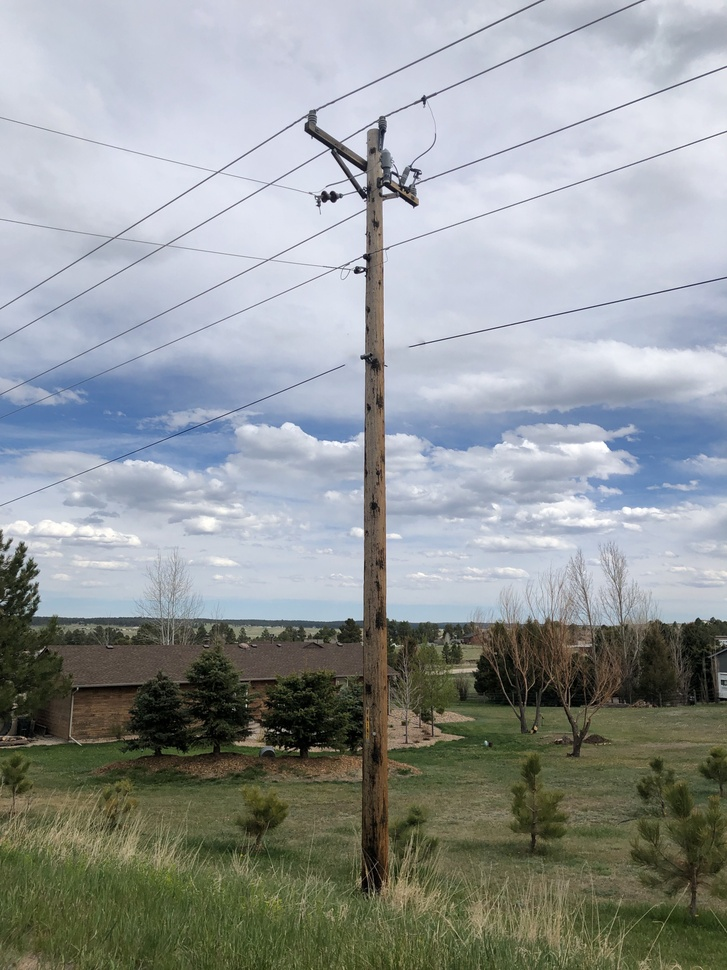
#> input picture Updated.jpg, 727 x 970 px, shrunk from 3024 x 4032 before the run
$ python PoleColorCrawler.py
#> lines starting #> are read from the running program, lines starting #| are printed output that depends on the picture; after the words box and inside, x2 and y2 are one past the last pixel; in counts of white or black regions, pixels touching at a corner belong together
import cv2
import numpy as np
import os

def main():
    image = cv2.imread('Updated.jpg', 1)
#> image is the input picture: shape (970, 727, 3); mean B, G, R 153, 152.3, 147.2
    image = cv2.resize(image,(800,800))
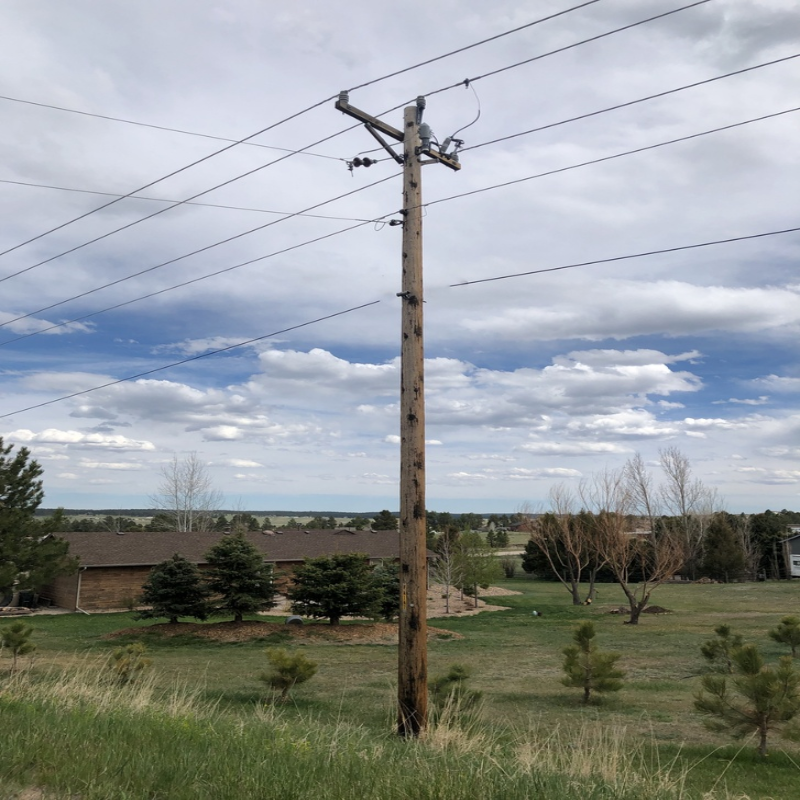
#> image: shape (800, 800, 3); mean B, G, R 152.9, 152.2, 147.1
    x = 396
    y = 104
    w = 29
    h = 364

    Just_Pole = image[y:y+h,x:x+w]
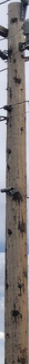
#> Just_Pole: shape (364, 29, 3); mean B, G, R 119.5, 120.9, 127.4

    counter = 1

    Green_Min = [[]]
    Green_Max = [[]]
    Red_Min = [[]]
    Red_Max = [[]]
    Blue_Min = [[]]
    Blue_Max = [[]]

    G_min = 0
    G_max = 0
    R_min = 0
    R_max = 0
    B_min = 0
    B_max = 0

    CC = True

    for first_row in range(0,len(Just_Pole)):
        for j in range(0, len(Just_Pole[first_row])):
            if CC == True:
                # Assign min and max at the start of each main row as there are sub-rows also
                R_min = Just_Pole[first_row][j][0]
                R_max = Just_Pole[first_row][j][0]
                G_max = Just_Pole[first_row][j][1]
                G_min = Just_Pole[first_row][j][1]
                B_max = Just_Pole[first_row][j][2]
                B_min = Just_Pole[first_row][j][2]
            if Just_Pole[first_row][j][0] < R_min:
                R_min = Just_Pole[first_row][j][0]
            elif Just_Pole[first_row][j][0] > R_max:
                R_max = Just_Pole[first_row][j][0]
            elif Just_Pole[first_row][j][1] < G_min:
                G_min = Just_Pole[first_row][j][1]
            elif Just_Pole[first_row][j][1] > G_max:
                G_max = Just_Pole[first_row][j][1]
            elif Just_Pole[first_row][j][2] < B_min:
                B_min = Just_Pole[first_row][j][2]
            elif Just_Pole[first_row][j][2] > B_max:
                B_max = Just_Pole[first_row][j][2]
            else:
                print("Value Would be Equal Then")
            CC = False
        CC = True
        Red_Max.append([counter,R_max])
        Red_Min.append([counter,R_min])
        Green_Max.append([counter,G_max])
        Green_Min.append([counter,G_min])
        Blue_Max.append([counter,B_max])
        Blue_Min.append([counter,B_min])
        counter += 1
#> this loop made 364 passes
#> (printed output is left out)
#> after the loop, Blue_Max = 365 items, first 6: [], [1, 218], [2, 219], [3, 208], [4, 214], [5, 215]; Blue_Min = 365 items, first 6: [], [1, 61], [2, 46], [3, 49], [4, 55], [5, 30]; Green_Max = 365 items, first 6: [], [1, 221], [2, 223], [3, 220], [4, 218], [5, 223]; Green_Min = 365 items, first 6: [], [1, 56], [2, 46], [3, 52], [4, 33], [5, 28]; Red_Max = 365 items, first 6: [], [1, 238], [2, 237], [3, 234], [4, 235], [5, 244]; Red_Min = 365 items, first 6: [], [1, 65], [2, 57], [3, 56], [4, 41], [5, 41]; counter = 365

    with open('RGB_Ranges.txt', 'w') as filehandle:
        filehandle.write("Sequence is RGB")
        for i in range(1, len(Red_Max)):
            filehandle.write("\n ************ Row Number " + str(i) + "************")
            filehandle.write("\n Min is: " + str(Red_Min[i][1]) + "," + str(Green_Min[i][1]) + "," + str(Blue_Min[i][1]) + " ** " + "Max is: " + str(Red_Max[i][1]) + "," + str(Green_Max[i][1]) + "," + str(Blue_Max[i][1]))
            low_color = np.array([Red_Min[i][1],Green_Min[i][1],Blue_Min[i][1]])
#> low_color = [65, 56, 61]
            high_color = np.array([Red_Max[i][1], Green_Max[i][1], Blue_Max[i][1]])
#> high_color = [238, 221, 218]
            image_final(low_color, high_color, i)

def image_final(low_Color , high_Color, i):

#> called with low_Color = array of shape (3,), high_Color = array of shape (3,), i = 1
    filename = "Updated.jpg"
    imga=cv2.imread(filename)
    imga = cv2.resize(imga,(800,800))
    hsv = cv2.cvtColor(imga, cv2.COLOR_BGR2HSV)
#> hsv: shape (800, 800, 3); mean H, S, V 80.7, 53.2, 163.5
    greenmask = cv2.inRange(hsv, low_Color, high_Color)
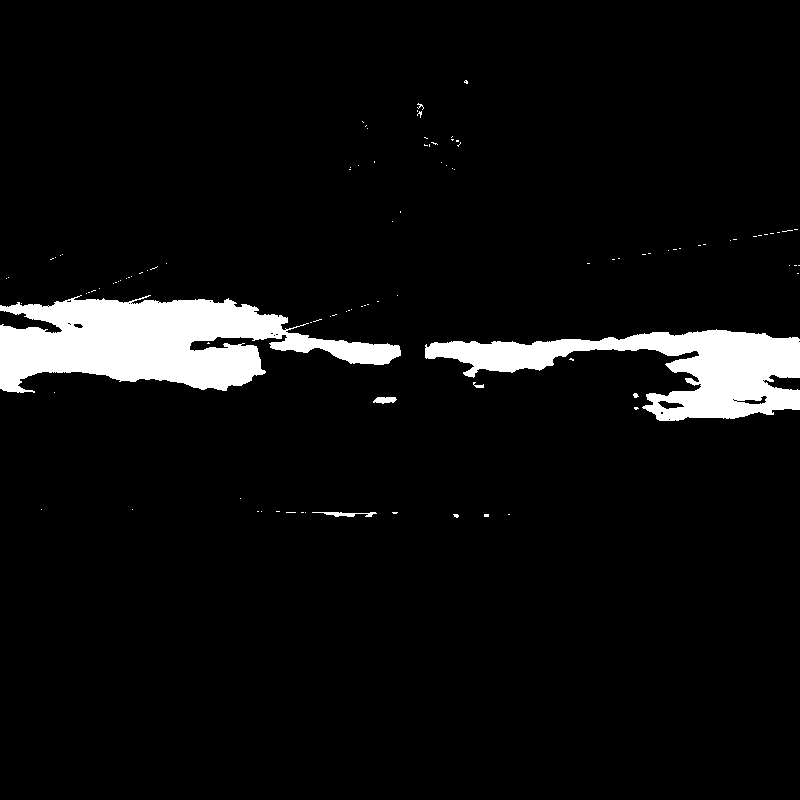
#> greenmask: shape (800, 800); 5.9% white; 105 white regions (99 under 20 px), largest, box (x1, y1, x2, y2) and area: (0, 295, 401, 393) 22010, (425, 329, 800, 421) 14832, (312, 512, 377, 517) 167, (373, 397, 397, 404) 124, (473, 382, 484, 388) 34, (633, 393, 639, 398) 21
    rows = greenmask.shape[0]
#> rows = 800
    cols = greenmask.shape[1]
#> cols = 800
    image = np.zeros((rows, cols, 3), dtype=np.uint8)
    image[np.where(greenmask == 0)] = (0, 0, 0)
    image[np.where(greenmask != 0)] = (204, 102, 0)
    cv2.imwrite(os.path.join("C:/Users/HP/Desktop/ColorCrawler/Results", str(i)+".jpg"), image)
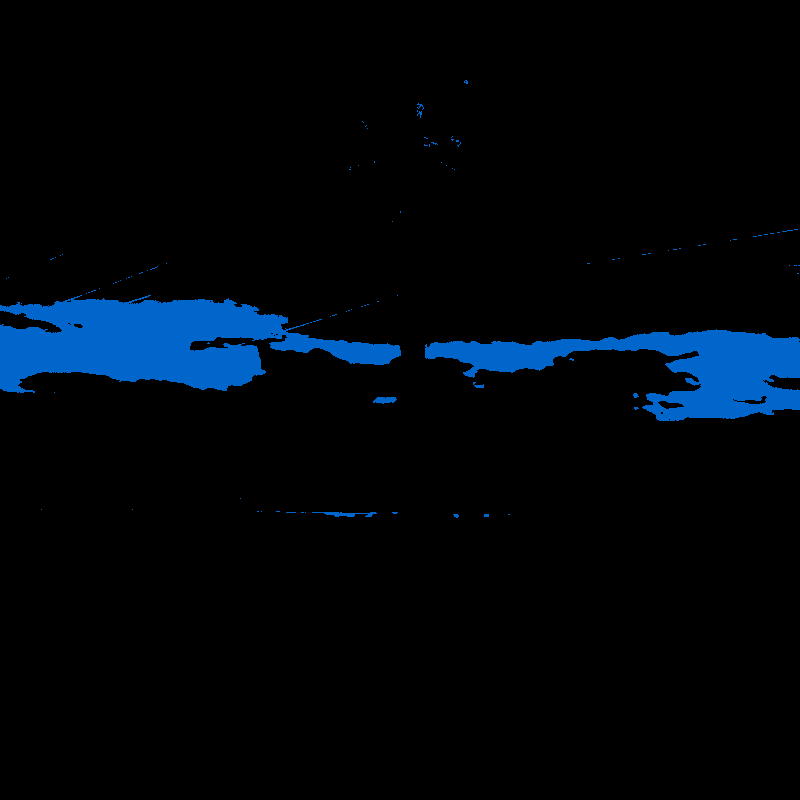
#> saved as 1.jpg: shape (800, 800, 3); mean B, G, R 12, 6, 0
    # cv2.imwrite("./{}_mask.png".format(os.path.basename(filename)), image)

if __name__ == "__main__":
    main()
